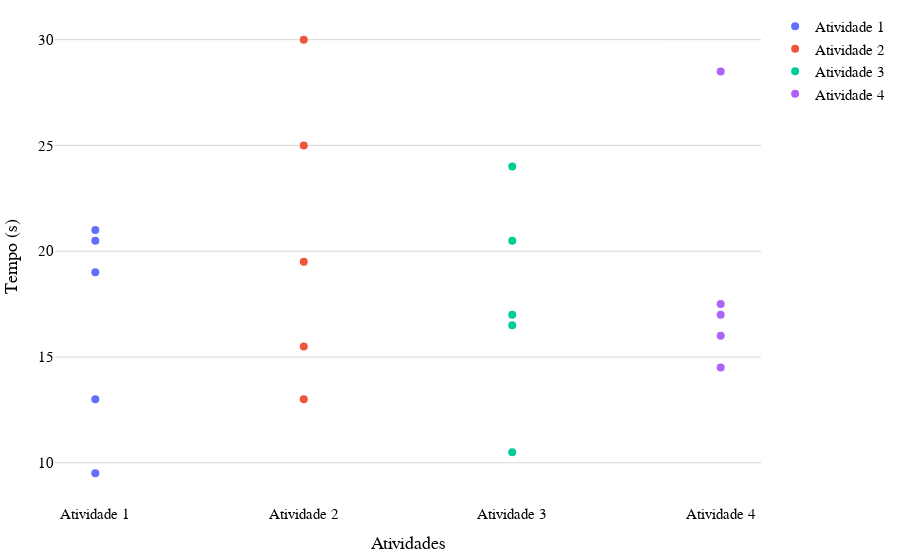

Notebook code cell kept with this figure:
### Markdown cell above
### Plotando os dados em um gráfico boxplot

### Code cell
import plotly.graph_objs as go

fig = go.Figure()

# Loop para adicionar os pontos de cada atividade
for i in range(1, 5):
    fig.add_trace(go.Scatter(
        y=df_clean[f'Atividade {i} (s)'],
        x=[f'Atividade {i}'] * len(df_clean[f'Atividade {i} (s)']),  # Define a posição no eixo x
        # mode='markers+text',  # Adiciona texto aos pontos
        mode='markers', # Apresenta apenas os pontos
        marker=dict(size=8),
        name=f'Atividade {i}',
        text=df_clean['Participante'],  # Adiciona o nome do usuário como hover text e como texto visível
        textposition='middle right',  # Define a posição do texto ao lado dos pontos
        textfont=dict(size=10),
        hovertemplate="<b>%{x}</b><br>Participante: %{text}<br>Tempo(s): %{y}",
    ))

# Atualizando o layout
fig.update_layout(
    title={
        'x': 0.5,  # posição horizontal (centralizado)
        'xanchor': 'center',  # ancoragem horizontal
        'yanchor': 'top'  # ancoragem vertical
    },
    font=dict(
        family="Arial",
        size=15,
        color="black",
    ),
    title_font=dict(
        family="Arial",
        size=20,
        color="black",
        weight="bold"
    ),
    xaxis_title='Atividades',
    yaxis_title='Tempo (s)',
    yaxis=dict(
        autorange=True,
        showgrid=True,
        dtick=5,
        gridcolor='rgb(0.85, 0.85, 0.85)',
        gridwidth=1,
    ),
    margin=dict(
        l=10,
        r=10,
        b=10,
        t=10,
    ),
    # paper_bgcolor='#fefbf5',  # Cor de fundo personalizada
    # plot_bgcolor='#fefbf5',  # Cor de fundo do gráfico
    paper_bgcolor='white',  # Cor de fundo padrão
    plot_bgcolor='white',  # Cor de fundo do gráfico padrão
    showlegend=True
)

# Exibir o gráfico
fig.show()

# Salvar o gráfico como PDF
fig.write_image("grafico_tempos_resposta.pdf", format="pdf", scale=3)
fig.write_image("grafico_tempos_resposta.png", format="png", scale=3)

### Figure 1 — Plotly figure (JSON) as saved in the notebook; plotly's stock layout.template omitted (floating-point values rounded to 4 significant figures)
{"data": [{"hovertemplate": "<b>%{x}</b><br>Participante: %{text}<br>Tempo(s): %{y}", "marker": {"size": 8}, "mode": "markers", "name": "Atividade 1", "text": ["P1", "P2", "P3", "P4", "P5"], "textfont": {"size": 10}, "textposition": "middle right", "type": "scatter", "x": ["Atividade 1", "Atividade 1", "Atividade 1", "Atividade 1", "Atividade 1"], "y": [19, 21, 9.5, 20.5, 13]}, {"hovertemplate": "<b>%{x}</b><br>Participante: %{text}<br>Tempo(s): %{y}", "marker": {"size": 8}, "mode": "markers", "name": "Atividade 2", "text": ["P1", "P2", "P3", "P4", "P5"], "textfont": {"size": 10}, "textposition": "middle right", "type": "scatter", "x": ["Atividade 2", "Atividade 2", "Atividade 2", "Atividade 2", "Atividade 2"], "y": [30, 25, 13, 15.5, 19.5]}, {"hovertemplate": "<b>%{x}</b><br>Participante: %{text}<br>Tempo(s): %{y}", "marker": {"size": 8}, "mode": "markers", "name": "Atividade 3", "text": ["P1", "P2", "P3", "P4", "P5"], "textfont": {"size": 10}, "textposition": "middle right", "type": "scatter", "x": ["Atividade 3", "Atividade 3", "Atividade 3", "Atividade 3", "Atividade 3"], "y": [16.5, 20.5, 10.5, 24, 17]}, {"hovertemplate": "<b>%{x}</b><br>Participante: %{text}<br>Tempo(s): %{y}", "marker": {"size": 8}, "mode": "markers", "name": "Atividade 4", "text": ["P1", "P2", "P3", "P4", "P5"], "textfont": {"size": 10}, "textposition": "middle right", "type": "scatter", "x": ["Atividade 4", "Atividade 4", "Atividade 4", "Atividade 4", "Atividade 4"], "y": [16, 17, 17.5, 14.5, 28.5]}], "layout": {"font": {"color": "black", "family": "Arial", "size": 15}, "margin": {"b": 10, "l": 10, "r": 10, "t": 10}, "paper_bgcolor": "white", "plot_bgcolor": "white", "showlegend": true, "title": {"font": {"color": "black", "family": "Arial", "size": 20, "weight": "bold"}, "x": 0.5, "xanchor": "center", "yanchor": "top"}, "xaxis": {"title": {"text": "Atividades"}}, "yaxis": {"autorange": true, "dtick": 5, "gridcolor": "rgb(0.85, 0.85, 0.85)", "gridwidth": 1, "showgrid": true, "title": {"text": "Tempo (s)"}}}}
